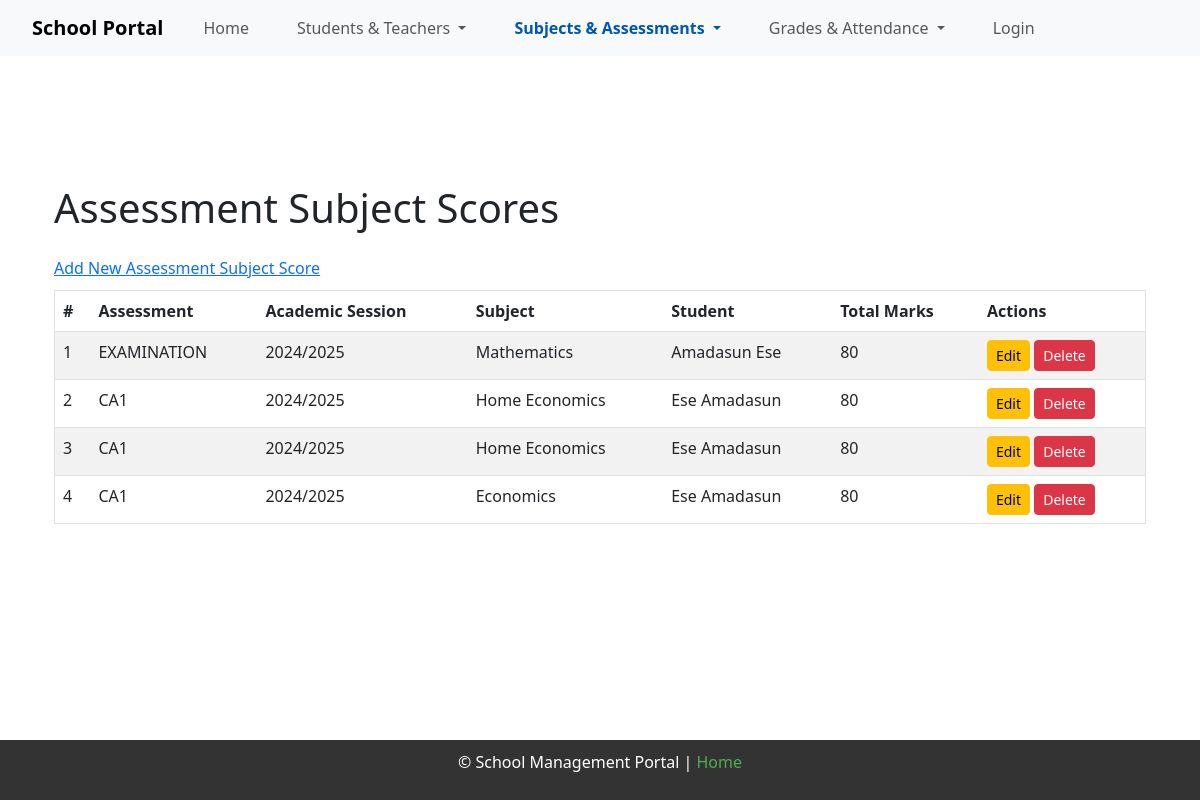
The page /assessment_subject_scores on the database its author committed.
### app/models.py (models this page shows)
class AssessmentSubjectScore(db.Model):
    __tablename__ = 'assessment_subject_scores'
    id = db.Column(db.Integer, primary_key=True)
    assessment_id = db.Column(db.Integer, db.ForeignKey('assessments.id'), nullable=False)
    subject_id = db.Column(db.Integer, db.ForeignKey('subjects.id', name='fk_assessment_subject_scores_subject_id'), nullable=False)
    student_id = db.Column(db.Integer, db.ForeignKey('students.id'), nullable=False)
    total_marks = db.Column(db.Integer, nullable=False)
    assessment = db.relationship('Assessment', backref=db.backref('assessment_subject_scores', lazy=True))
    subject = db.relationship('Subject', backref=db.backref('subject_ref', lazy=True))
    student = db.relationship('Student', backref=db.backref('student_assessments', lazy=True))  # Unique backref

class Assessment(db.Model):
    __tablename__ = 'assessments'
    id = db.Column(db.Integer, primary_key=True)
    name = db.Column(db.String(100), nullable=False)
    date = db.Column(db.Date, nullable=False)
    assessment_type_id = db.Column(db.Integer, db.ForeignKey('assessment_types.id'), nullable=False)
    class_id = db.Column(db.Integer, db.ForeignKey('classes.id'), nullable=False)
    academic_session = db.Column(db.String(20), nullable=False)  # E.g., "2024/2025"
    term = db.Column(db.String(20), nullable=False)  # E.g., "Term 1"
    assessment_type = db.relationship('AssessmentType', backref='assessments', lazy=True)
    subject_scores = db.relationship('AssessmentSubjectScore', backref='assessmentsubjectscores', lazy=True)  # Updated backref

class Subject(db.Model):
    __tablename__ = 'subjects'
    id = db.Column(db.Integer, primary_key=True)
    name = db.Column(db.String(100), nullable=False)
    school_id = db.Column(db.Integer, db.ForeignKey('schools.id'), nullable=False)
    teacher_subjects = db.relationship('TeacherSubject', backref='teacher_subject', lazy=True)
    assessment_scores = db.relationship('AssessmentSubjectScore', backref='subject_ref', lazy=True)
    class_subjects = db.relationship('ClassSubject', backref='class_subject', lazy=True)

class Student(db.Model):
    __tablename__ = 'students'
    id = db.Column(db.Integer, primary_key=True)
    first_name = db.Column(db.String(50), nullable=False)
    last_name = db.Column(db.String(50), nullable=False)
    date_of_birth = db.Column(db.Date, nullable=False)
    enrollment_date = db.Column(db.Date, nullable=False)
    gender = db.Column(db.String(1), nullable=False)
    grade_level = db.Column(db.String(20), nullable=False)
    contact_email = db.Column(db.String(100), nullable=False)
    school_id = db.Column(
        db.Integer,
        db.ForeignKey('schools.id', name='fk_students_school_id'),
        nullable=False
    )
    class_id = db.Column(
        db.Integer,
        db.ForeignKey('classes.id', name='fk_students_class_id'),
        nullable=False
    )
    grades = db.relationship('Grade', backref='student', lazy=True)
    attendance = db.relationship('Attendance', backref='student', lazy=True)

### app/routes.py (the view)
@main.route('/assessment_subject_scores')
def assessment_subject_scores():
    scores = (
        db.session.query(
            AssessmentSubjectScore.id,
            Assessment.name.label('assessment_name'),
            Assessment.academic_session,
            Subject.name.label('subject_name'),
            Student.first_name,
            Student.last_name,
            Class.class_name,
            AssessmentSubjectScore.total_marks
        )
        .join(Assessment, AssessmentSubjectScore.assessment_id == Assessment.id)
        .join(Subject, AssessmentSubjectScore.subject_id == Subject.id)
        .join(Student, AssessmentSubjectScore.student_id == Student.id)
        .join(Class, Assessment.class_id == Class.id)
        .all()
    )
    return render_template('assessment_subject_scores.html', scores=scores)

### app/__init__.py (called while the page is built)
def create_app():
    app = Flask(__name__)
    app.config.from_object(Config)
    app.config['UPLOAD_FOLDER'] = os.path.join(os.getcwd(), 'static/uploads')
    @app.before_request
    def before_request():
        g.current_user = current_user
    db.init_app(app)
    migrate.init_app(app, db)
    bootstrap.init_app(app)
    login_manager.init_app(app)
    login_manager.login_view = 'main.login'
    app.static_folder ='static'
    app.static_url_path = '/static'
    with app.app_context():
        from . import models
        from .routes import main
        app.register_blueprint(main)
        db.create_all()
    return app

### app/templates/assessment_subject_scores.html
{% extends "base.html" %}
{% block content %}
<div class="container mt-5">
    <h1 class="mb-4">Assessment Subject Scores</h1>
    <div class="back-link">
        <a href="{{ url_for('main.add_assessment_score') }}">Add New Assessment Subject Score</a>
    </div>
    <table class="table table-striped">
        <thead>
            <tr>
                <th>#</th>
                <th>Assessment</th>
                <th>Academic Session</th>
                <th>Subject</th>
                <th>Student</th>
                <th>Total Marks</th>
                <th>Actions</th>
            </tr>
        </thead>
        <tbody>
            {% for score in scores %}
            <tr>
                <td>{{ loop.index }}</td>
                <td>{{ score.assessment_name }}</td>
                <td>{{ score.academic_session }}</td>
                <td>{{ score.subject_name }}</td>
                <td>{{ score.first_name }} {{ score.last_name }}</td>
                <td>{{ score.total_marks }}</td>
                <td>
                    <a href="{{ url_for('main.edit_assessment_subject_score', id=score.id) }}" class="btn btn-sm btn-warning">Edit</a>
                    <a href="{{ url_for('main.delete_assessment_subject_score', id=score.id) }}" class="btn btn-sm btn-danger" onclick="return confirm('Are you sure you want to delete this record?');">Delete</a>
                </td>
            </tr>
            {% endfor %}
        </tbody>
    </table>
</div>
{% endblock %}

### app/static/style.css (style rules this page uses)
html, body { margin: 0; padding: 0; height: 100%; font-family: Arial, sans-serif; display: flex; flex-direction: column; }
.container { flex: 1; padding: 20px; }
.container { margin: 20px; }
table { width: 100%; border-collapse: collapse; margin-top: 10px; }
table, th, td { border: 1px solid #ddd; padding: 8px; }
th { background-color: #f2f2f2; font-weight: bold; }

### rows shown on the page
AssessmentSubjectScore: assessment_name "EXAMINATION", academic_session "2024/2025", subject_name "Mathematics", first_name "Amadasun", last_name "Ese", total_marks "80"
AssessmentSubjectScore: assessment_name "CA1", academic_session "2024/2025", subject_name "Home Economics", first_name "Ese", last_name "Amadasun", total_marks "80"
AssessmentSubjectScore: assessment_name "CA1", academic_session "2024/2025", subject_name "Home Economics", first_name "Ese", last_name "Amadasun", total_marks "80"
AssessmentSubjectScore: assessment_name "CA1", academic_session "2024/2025", subject_name "Economics", first_name "Ese", last_name "Amadasun", total_marks "80"
